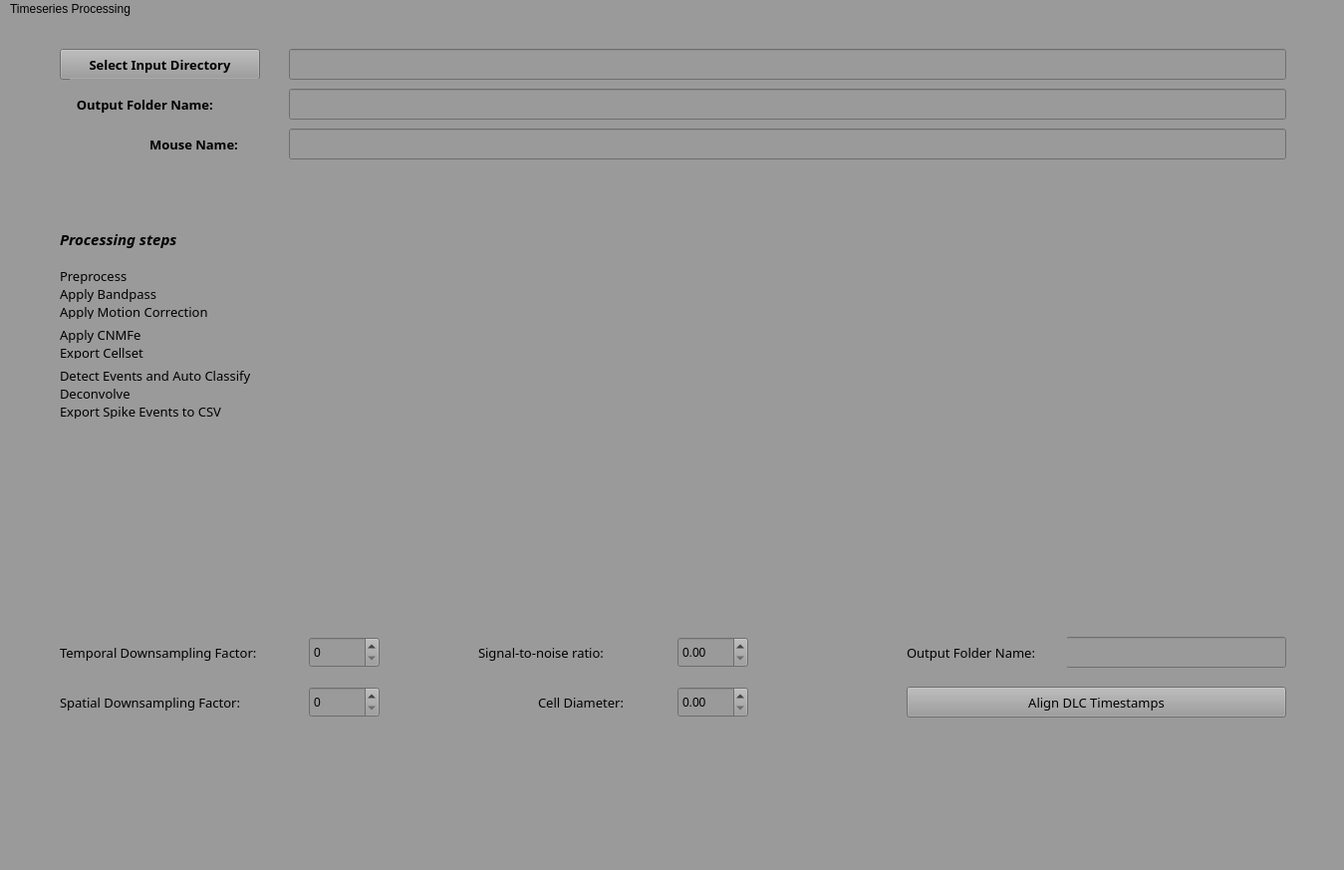
<?xml version="1.0" encoding="UTF-8"?>
<ui version="4.0">
 <class>MainWindow</class>
 <widget class="QMainWindow" name="MainWindow">
  <property name="geometry">
   <rect>
    <x>0</x>
    <y>0</y>
    <width>1349</width>
    <height>873</height>
   </rect>
  </property>
  <property name="font">
   <font>
    <family>Cascadia Code</family>
    <pointsize>10</pointsize>
   </font>
  </property>
  <property name="windowTitle">
   <string>MainWindow</string>
  </property>
  <property name="styleSheet">
   <string notr="true">background-color:rgb(154,154,154)
</string>
  </property>
  <property name="toolButtonStyle">
   <enum>Qt::ToolButtonIconOnly</enum>
  </property>
  <property name="animated">
   <bool>true</bool>
  </property>
  <widget class="QWidget" name="centralwidget">
   <widget class="QLineEdit" name="outputfoldertext">
    <property name="geometry">
     <rect>
      <x>290</x>
      <y>70</y>
      <width>1001</width>
      <height>31</height>
     </rect>
    </property>
    <property name="palette">
     <palette>
      <active>
       <colorrole role="Button">
        <brush brushstyle="SolidPattern">
         <color alpha="255">
          <red>154</red>
          <green>154</green>
          <blue>154</blue>
         </color>
        </brush>
       </colorrole>
       <colorrole role="Base">
        <brush brushstyle="SolidPattern">
         <color alpha="255">
          <red>154</red>
          <green>154</green>
          <blue>154</blue>
         </color>
        </brush>
       </colorrole>
       <colorrole role="Window">
        <brush brushstyle="SolidPattern">
         <color alpha="255">
          <red>154</red>
          <green>154</green>
          <blue>154</blue>
         </color>
        </brush>
       </colorrole>
      </active>
      <inactive>
       <colorrole role="Button">
        <brush brushstyle="SolidPattern">
         <color alpha="255">
          <red>154</red>
          <green>154</green>
          <blue>154</blue>
         </color>
        </brush>
       </colorrole>
       <colorrole role="Base">
        <brush brushstyle="SolidPattern">
         <color alpha="255">
          <red>154</red>
          <green>154</green>
          <blue>154</blue>
         </color>
        </brush>
       </colorrole>
       <colorrole role="Window">
        <brush brushstyle="SolidPattern">
         <color alpha="255">
          <red>154</red>
          <green>154</green>
          <blue>154</blue>
         </color>
        </brush>
       </colorrole>
      </inactive>
      <disabled>
       <colorrole role="Button">
        <brush brushstyle="SolidPattern">
         <color alpha="255">
          <red>154</red>
          <green>154</green>
          <blue>154</blue>
         </color>
        </brush>
       </colorrole>
       <colorrole role="Base">
        <brush brushstyle="SolidPattern">
         <color alpha="255">
          <red>154</red>
          <green>154</green>
          <blue>154</blue>
         </color>
        </brush>
       </colorrole>
       <colorrole role="Window">
        <brush brushstyle="SolidPattern">
         <color alpha="255">
          <red>154</red>
          <green>154</green>
          <blue>154</blue>
         </color>
        </brush>
       </colorrole>
      </disabled>
     </palette>
    </property>
    <property name="font">
     <font>
      <family>Cascadia Code</family>
      <pointsize>9</pointsize>
      <weight>75</weight>
      <bold>true</bold>
     </font>
    </property>
    <property name="autoFillBackground">
     <bool>false</bool>
    </property>
    <property name="styleSheet">
     <string notr="true"/>
    </property>
    <property name="frame">
     <bool>true</bool>
    </property>
   </widget>
   <widget class="QPushButton" name="inputdirbutton">
    <property name="geometry">
     <rect>
      <x>60</x>
      <y>30</y>
      <width>201</width>
      <height>31</height>
     </rect>
    </property>
    <property name="palette">
     <palette>
      <active>
       <colorrole role="Button">
        <brush brushstyle="SolidPattern">
         <color alpha="255">
          <red>154</red>
          <green>154</green>
          <blue>154</blue>
         </color>
        </brush>
       </colorrole>
       <colorrole role="Base">
        <brush brushstyle="SolidPattern">
         <color alpha="255">
          <red>154</red>
          <green>154</green>
          <blue>154</blue>
         </color>
        </brush>
       </colorrole>
       <colorrole role="Window">
        <brush brushstyle="SolidPattern">
         <color alpha="255">
          <red>154</red>
          <green>154</green>
          <blue>154</blue>
         </color>
        </brush>
       </colorrole>
      </active>
      <inactive>
       <colorrole role="Button">
        <brush brushstyle="SolidPattern">
         <color alpha="255">
          <red>154</red>
          <green>154</green>
          <blue>154</blue>
         </color>
        </brush>
       </colorrole>
       <colorrole role="Base">
        <brush brushstyle="SolidPattern">
         <color alpha="255">
          <red>154</red>
          <green>154</green>
          <blue>154</blue>
         </color>
        </brush>
       </colorrole>
       <colorrole role="Window">
        <brush brushstyle="SolidPattern">
         <color alpha="255">
          <red>154</red>
          <green>154</green>
          <blue>154</blue>
         </color>
        </brush>
       </colorrole>
      </inactive>
      <disabled>
       <colorrole role="Button">
        <brush brushstyle="SolidPattern">
         <color alpha="255">
          <red>154</red>
          <green>154</green>
          <blue>154</blue>
         </color>
        </brush>
       </colorrole>
       <colorrole role="Base">
        <brush brushstyle="SolidPattern">
         <color alpha="255">
          <red>154</red>
          <green>154</green>
          <blue>154</blue>
         </color>
        </brush>
       </colorrole>
       <colorrole role="Window">
        <brush brushstyle="SolidPattern">
         <color alpha="255">
          <red>154</red>
          <green>154</green>
          <blue>154</blue>
         </color>
        </brush>
       </colorrole>
      </disabled>
     </palette>
    </property>
    <property name="font">
     <font>
      <family>Cascadia Code</family>
      <pointsize>10</pointsize>
      <weight>75</weight>
      <italic>false</italic>
      <bold>true</bold>
     </font>
    </property>
    <property name="styleSheet">
     <string notr="true"/>
    </property>
    <property name="text">
     <string>Select Input Directory</string>
    </property>
   </widget>
   <widget class="QLabel" name="outputfolderlabel">
    <property name="geometry">
     <rect>
      <x>70</x>
      <y>60</y>
      <width>191</width>
      <height>51</height>
     </rect>
    </property>
    <property name="font">
     <font>
      <family>Cascadia Code</family>
      <pointsize>10</pointsize>
      <weight>75</weight>
      <italic>false</italic>
      <bold>true</bold>
     </font>
    </property>
    <property name="text">
     <string>  Output Folder Name:</string>
    </property>
   </widget>
   <widget class="QLabel" name="preprolabel">
    <property name="geometry">
     <rect>
      <x>60</x>
      <y>250</y>
      <width>331</width>
      <height>51</height>
     </rect>
    </property>
    <property name="font">
     <font>
      <family>Cascadia Code</family>
      <pointsize>10</pointsize>
      <weight>50</weight>
      <bold>false</bold>
     </font>
    </property>
    <property name="frameShape">
     <enum>QFrame::NoFrame</enum>
    </property>
    <property name="frameShadow">
     <enum>QFrame::Raised</enum>
    </property>
    <property name="text">
     <string>Preprocess
Apply Bandpass
Apply Motion Correction</string>
    </property>
    <property name="alignment">
     <set>Qt::AlignLeading|Qt::AlignLeft|Qt::AlignVCenter</set>
    </property>
   </widget>
   <widget class="QLabel" name="cnmfelabel">
    <property name="geometry">
     <rect>
      <x>60</x>
      <y>310</y>
      <width>331</width>
      <height>31</height>
     </rect>
    </property>
    <property name="font">
     <font>
      <family>Cascadia Code</family>
      <pointsize>10</pointsize>
      <weight>50</weight>
      <bold>false</bold>
     </font>
    </property>
    <property name="frameShape">
     <enum>QFrame::NoFrame</enum>
    </property>
    <property name="text">
     <string>Apply CNMFe
Export Cellset</string>
    </property>
   </widget>
   <widget class="QLabel" name="exportlabel">
    <property name="geometry">
     <rect>
      <x>60</x>
      <y>350</y>
      <width>331</width>
      <height>51</height>
     </rect>
    </property>
    <property name="font">
     <font>
      <family>Cascadia Code</family>
      <pointsize>10</pointsize>
      <weight>50</weight>
      <bold>false</bold>
     </font>
    </property>
    <property name="frameShape">
     <enum>QFrame::NoFrame</enum>
    </property>
    <property name="text">
     <string>Detect Events and Auto Classify
Deconvolve
Export Spike Events to CSV</string>
    </property>
   </widget>
   <widget class="QLabel" name="tpsamplinglabel">
    <property name="geometry">
     <rect>
      <x>60</x>
      <y>590</y>
      <width>241</width>
      <height>91</height>
     </rect>
    </property>
    <property name="font">
     <font>
      <family>Cascadia Code</family>
      <pointsize>10</pointsize>
     </font>
    </property>
    <property name="text">
     <string>Temporal Downsampling Factor:</string>
    </property>
   </widget>
   <widget class="QLabel" name="spsamplinglabel">
    <property name="geometry">
     <rect>
      <x>60</x>
      <y>670</y>
      <width>241</width>
      <height>31</height>
     </rect>
    </property>
    <property name="font">
     <font>
      <family>Cascadia Code</family>
      <pointsize>10</pointsize>
     </font>
    </property>
    <property name="text">
     <string>Spatial Downsampling Factor:</string>
    </property>
   </widget>
   <widget class="QPushButton" name="alignDLCbutton">
    <property name="geometry">
     <rect>
      <x>910</x>
      <y>670</y>
      <width>381</width>
      <height>31</height>
     </rect>
    </property>
    <property name="font">
     <font>
      <family>Cascadia Code</family>
      <pointsize>10</pointsize>
     </font>
    </property>
    <property name="text">
     <string>Align DLC Timestamps</string>
    </property>
   </widget>
   <widget class="QLineEdit" name="exportfoldernametext">
    <property name="geometry">
     <rect>
      <x>1070</x>
      <y>620</y>
      <width>221</width>
      <height>31</height>
     </rect>
    </property>
   </widget>
   <widget class="QLabel" name="exporttimeserieslabel">
    <property name="geometry">
     <rect>
      <x>910</x>
      <y>610</y>
      <width>161</width>
      <height>51</height>
     </rect>
    </property>
    <property name="font">
     <font>
      <family>Cascadia Code</family>
      <pointsize>10</pointsize>
     </font>
    </property>
    <property name="text">
     <string>Output Folder Name:</string>
    </property>
   </widget>
   <widget class="QLineEdit" name="inputdirtext">
    <property name="geometry">
     <rect>
      <x>290</x>
      <y>30</y>
      <width>1001</width>
      <height>31</height>
     </rect>
    </property>
    <property name="frame">
     <bool>true</bool>
    </property>
   </widget>
   <widget class="QLabel" name="celldiameterlabel">
    <property name="geometry">
     <rect>
      <x>540</x>
      <y>670</y>
      <width>131</width>
      <height>31</height>
     </rect>
    </property>
    <property name="font">
     <font>
      <family>Cascadia Code</family>
      <pointsize>10</pointsize>
     </font>
    </property>
    <property name="text">
     <string>Cell Diameter:</string>
    </property>
   </widget>
   <widget class="QLabel" name="processinglabel">
    <property name="geometry">
     <rect>
      <x>60</x>
      <y>210</y>
      <width>191</width>
      <height>21</height>
     </rect>
    </property>
    <property name="font">
     <font>
      <family>Cascadia Code</family>
      <pointsize>11</pointsize>
      <weight>75</weight>
      <italic>true</italic>
      <bold>true</bold>
     </font>
    </property>
    <property name="text">
     <string>Processing steps</string>
    </property>
   </widget>
   <widget class="QWidget" name="horizontalLayoutWidget">
    <property name="geometry">
     <rect>
      <x>320</x>
      <y>250</y>
      <width>751</width>
      <height>311</height>
     </rect>
    </property>
    <layout class="QHBoxLayout" name="horizontalLayout"/>
   </widget>
   <widget class="QLabel" name="mousenamelabel">
    <property name="geometry">
     <rect>
      <x>150</x>
      <y>110</y>
      <width>131</width>
      <height>31</height>
     </rect>
    </property>
    <property name="font">
     <font>
      <family>Cascadia Code</family>
      <pointsize>10</pointsize>
      <weight>75</weight>
      <bold>true</bold>
     </font>
    </property>
    <property name="text">
     <string>Mouse Name:</string>
    </property>
   </widget>
   <widget class="QLineEdit" name="mousenametext">
    <property name="geometry">
     <rect>
      <x>290</x>
      <y>110</y>
      <width>1001</width>
      <height>31</height>
     </rect>
    </property>
    <property name="palette">
     <palette>
      <active>
       <colorrole role="Button">
        <brush brushstyle="SolidPattern">
         <color alpha="255">
          <red>154</red>
          <green>154</green>
          <blue>154</blue>
         </color>
        </brush>
       </colorrole>
       <colorrole role="Base">
        <brush brushstyle="SolidPattern">
         <color alpha="255">
          <red>154</red>
          <green>154</green>
          <blue>154</blue>
         </color>
        </brush>
       </colorrole>
       <colorrole role="Window">
        <brush brushstyle="SolidPattern">
         <color alpha="255">
          <red>154</red>
          <green>154</green>
          <blue>154</blue>
         </color>
        </brush>
       </colorrole>
      </active>
      <inactive>
       <colorrole role="Button">
        <brush brushstyle="SolidPattern">
         <color alpha="255">
          <red>154</red>
          <green>154</green>
          <blue>154</blue>
         </color>
        </brush>
       </colorrole>
       <colorrole role="Base">
        <brush brushstyle="SolidPattern">
         <color alpha="255">
          <red>154</red>
          <green>154</green>
          <blue>154</blue>
         </color>
        </brush>
       </colorrole>
       <colorrole role="Window">
        <brush brushstyle="SolidPattern">
         <color alpha="255">
          <red>154</red>
          <green>154</green>
          <blue>154</blue>
         </color>
        </brush>
       </colorrole>
      </inactive>
      <disabled>
       <colorrole role="Button">
        <brush brushstyle="SolidPattern">
         <color alpha="255">
          <red>154</red>
          <green>154</green>
          <blue>154</blue>
         </color>
        </brush>
       </colorrole>
       <colorrole role="Base">
        <brush brushstyle="SolidPattern">
         <color alpha="255">
          <red>154</red>
          <green>154</green>
          <blue>154</blue>
         </color>
        </brush>
       </colorrole>
       <colorrole role="Window">
        <brush brushstyle="SolidPattern">
         <color alpha="255">
          <red>154</red>
          <green>154</green>
          <blue>154</blue>
         </color>
        </brush>
       </colorrole>
      </disabled>
     </palette>
    </property>
    <property name="font">
     <font>
      <family>Cascadia Code</family>
      <pointsize>9</pointsize>
      <weight>75</weight>
      <bold>true</bold>
     </font>
    </property>
    <property name="autoFillBackground">
     <bool>false</bool>
    </property>
    <property name="styleSheet">
     <string notr="true"/>
    </property>
    <property name="frame">
     <bool>true</bool>
    </property>
   </widget>
   <widget class="QLabel" name="snrlabel">
    <property name="geometry">
     <rect>
      <x>480</x>
      <y>600</y>
      <width>181</width>
      <height>71</height>
     </rect>
    </property>
    <property name="font">
     <font>
      <family>Cascadia Code</family>
      <pointsize>10</pointsize>
     </font>
    </property>
    <property name="text">
     <string>Signal-to-noise ratio:</string>
    </property>
   </widget>
   <widget class="QDoubleSpinBox" name="snrspinbox">
    <property name="geometry">
     <rect>
      <x>680</x>
      <y>620</y>
      <width>71</width>
      <height>31</height>
     </rect>
    </property>
   </widget>
   <widget class="QDoubleSpinBox" name="celldiameterspin">
    <property name="geometry">
     <rect>
      <x>680</x>
      <y>670</y>
      <width>71</width>
      <height>31</height>
     </rect>
    </property>
   </widget>
   <widget class="QSpinBox" name="tpdownsamplespin">
    <property name="geometry">
     <rect>
      <x>310</x>
      <y>620</y>
      <width>71</width>
      <height>31</height>
     </rect>
    </property>
   </widget>
   <widget class="QSpinBox" name="spdownsamplespin">
    <property name="geometry">
     <rect>
      <x>310</x>
      <y>670</y>
      <width>71</width>
      <height>31</height>
     </rect>
    </property>
   </widget>
  </widget>
  <widget class="QMenuBar" name="menubar">
   <property name="geometry">
    <rect>
     <x>0</x>
     <y>0</y>
     <width>1349</width>
     <height>21</height>
    </rect>
   </property>
   <widget class="QMenu" name="menuTimeseries_processing">
    <property name="title">
     <string>Timeseries Processing</string>
    </property>
   </widget>
   <addaction name="menuTimeseries_processing"/>
  </widget>
  <widget class="QStatusBar" name="statusbar"/>
 </widget>
 <resources/>
 <connections/>
</ui>
